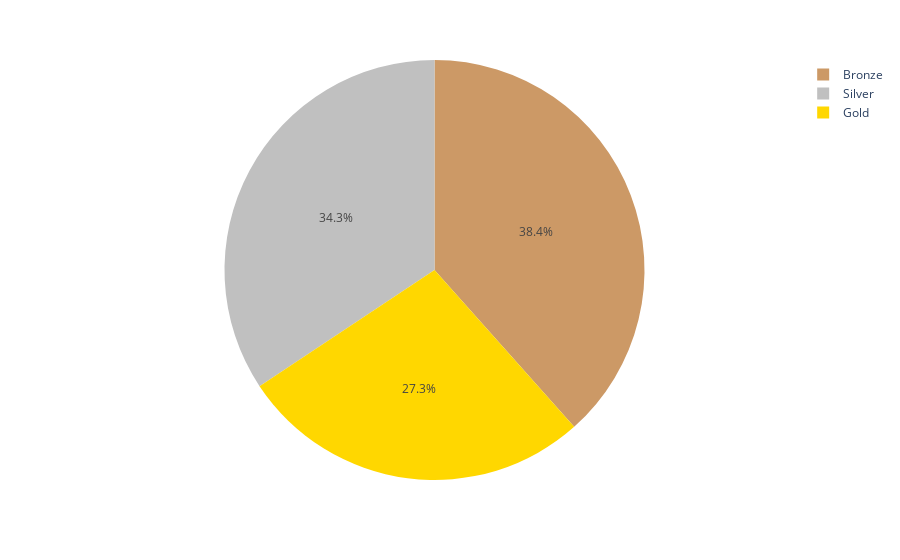

Here is the notebook cell this chart was saved with:
### Code cell
# Plot (px.pie)

fig = px.pie(m_AUS, values='Count', names='Medal', color='Medal', color_discrete_map={'Gold':'gold', 'Silver':'silver','Bronze':'#c96'})
fig.show()

### Figure 1 — Plotly figure (JSON) as saved in the notebook; plotly's stock layout.template omitted (floating-point values rounded to 4 significant figures)
{"data": [{"customdata": [["Bronze"], ["Gold"], ["Silver"]], "domain": {"x": [0, 1], "y": [0, 1]}, "hovertemplate": "Medal=%{customdata[0]}<br>Count=%{value}<extra></extra>", "labels": ["Bronze", "Gold", "Silver"], "legendgroup": "", "marker": {"colors": ["#c96", "gold", "silver"]}, "name": "", "showlegend": true, "type": "pie", "values": [413, 293, 369]}], "layout": {"legend": {"tracegroupgap": 0}, "margin": {"t": 60}}}
